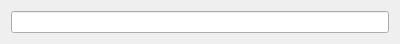
<?xml version="1.0" encoding="UTF-8"?>
<ui version="4.0">
 <class>PropertyLineEdit</class>
 <widget class="QWidget" name="PropertyLineEdit">
  <property name="geometry">
   <rect>
    <x>0</x>
    <y>0</y>
    <width>400</width>
    <height>42</height>
   </rect>
  </property>
  <property name="windowTitle">
   <string>PropertyLineEdit</string>
  </property>
  <layout class="QHBoxLayout" name="mainLayout">
   <item>
    <widget class="QLineEdit" name="lineEdit"/>
   </item>
  </layout>
 </widget>
 <resources/>
 <connections>
  <connection>
   <sender>lineEdit</sender>
   <signal>textChanged(QString)</signal>
   <receiver>PropertyLineEdit</receiver>
   <slot>text_changed(QString)</slot>
   <hints>
    <hint type="sourcelabel">
     <x>199</x>
     <y>20</y>
    </hint>
    <hint type="destinationlabel">
     <x>199</x>
     <y>20</y>
    </hint>
   </hints>
  </connection>
 </connections>
 <slots>
  <slot>text_changed(QString)</slot>
 </slots>
</ui>
